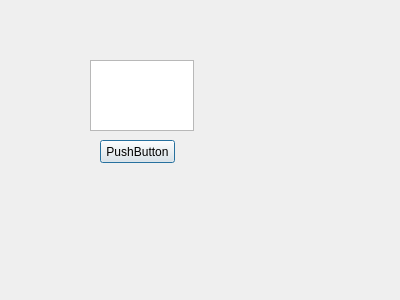
<?xml version="1.0" encoding="UTF-8"?>
<ui version="4.0">
 <class>MyDialog</class>
 <widget class="QDialog" name="MyDialog">
  <property name="geometry">
   <rect>
    <x>0</x>
    <y>0</y>
    <width>400</width>
    <height>300</height>
   </rect>
  </property>
  <property name="windowTitle">
   <string>Dialog</string>
  </property>
  <widget class="QPlainTextEdit" name="plainTextEdit">
   <property name="geometry">
    <rect>
     <x>90</x>
     <y>60</y>
     <width>104</width>
     <height>71</height>
    </rect>
   </property>
  </widget>
  <widget class="QPushButton" name="pushButton">
   <property name="geometry">
    <rect>
     <x>100</x>
     <y>140</y>
     <width>75</width>
     <height>23</height>
    </rect>
   </property>
   <property name="text">
    <string>PushButton</string>
   </property>
  </widget>
 </widget>
 <resources/>
 <connections/>
</ui>
